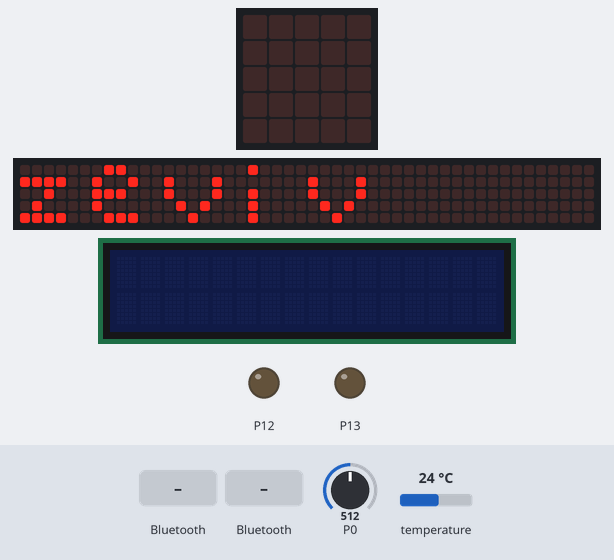
The program below on a simulated BBC micro:bit (MakeCode). On the bench: the board's 5×5 LED display, a strip that is not on the board, showing the scrolling text unrolled, 16×2 character LCD, output pins drawn as LEDs (lit = HIGH). Inputs (shaded band) come from the test bench; at power-on: P0 = 512, temperature 24 °C (analog values on the 0–1023 scale). The 48×5 strip is a reading aid, not a part: it shows the text the display is scrolling, unrolled, one strip-width of it at a time; what the program prints to the serial console is not drawn.

Above: at 5.2 s.
6.7 s: a phone connects over Bluetooth
At 8.1 s:
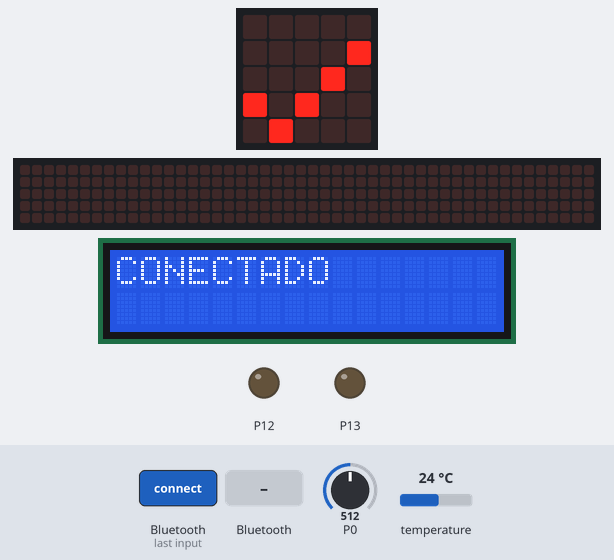
8.8 s: "A" arrives over Bluetooth UART
At 10.0 s:
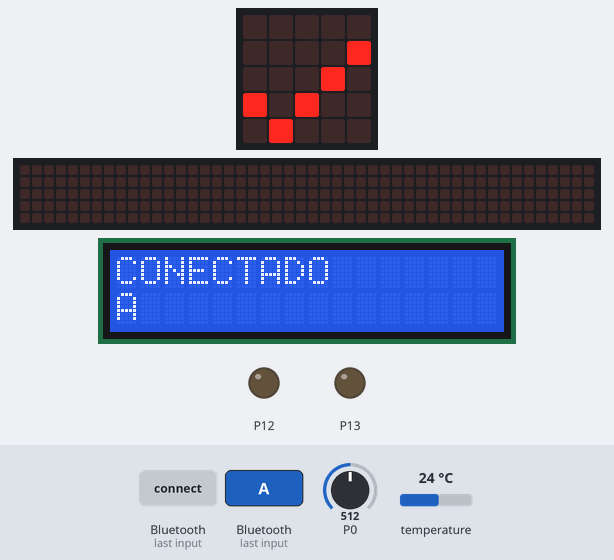
10.3 s: a phone disconnects over Bluetooth
At 12.1 s:
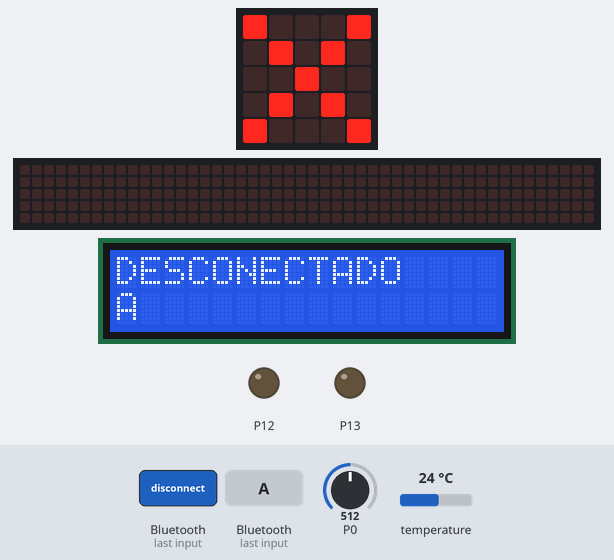
12.4 s: "1" arrives over Bluetooth UART
At 12.9 s:
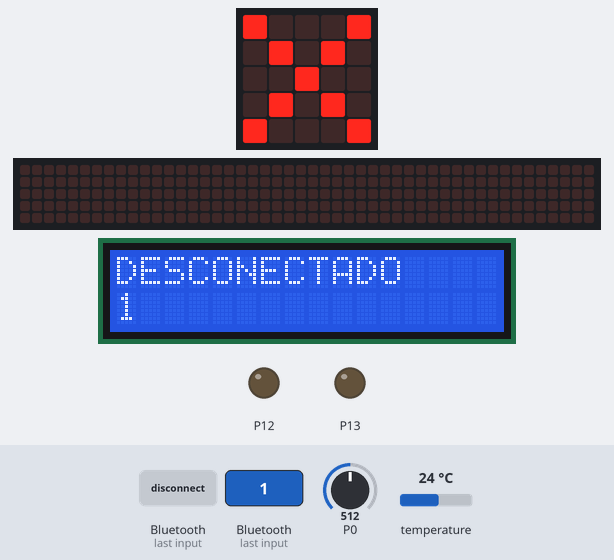
13.9 s: a phone connects over Bluetooth
At 14.8 s:
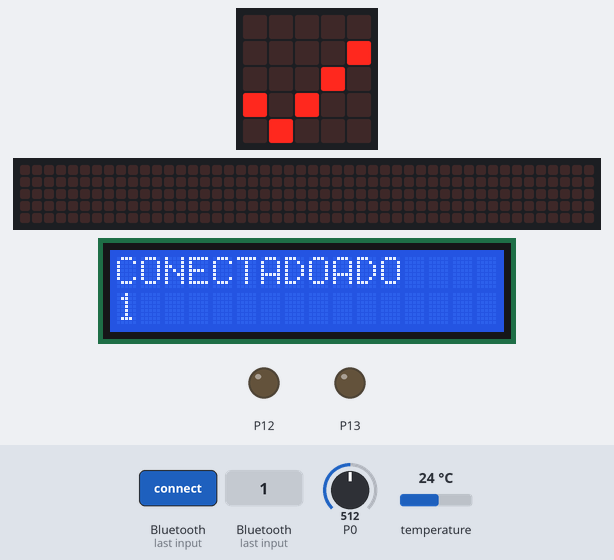
16.0 s: "A" arrives over Bluetooth UART
At 16.8 s:
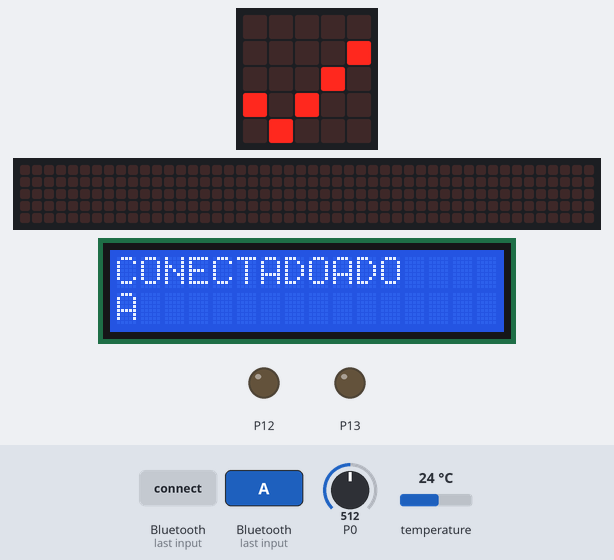
Timing chart, 0 to 18.5 s (numbered marks = the images above; inputs shaded):
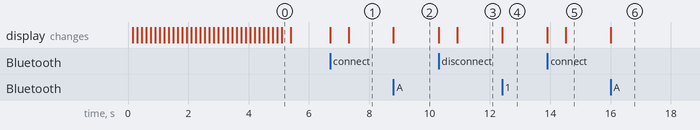

Measured:
- after the input at 6.7 s, the display: first changes at once (image 1 shows a later state)
- after the input at 8.8 s, the display: changes at once (image 2)
- after the input at 10.3 s, the display: first changes at once (image 3 shows a later state)
- after the input at 12.4 s, the display: changes at once (image 4)
- after the input at 13.9 s, the display: first changes at once (image 5 shows a later state)
- after the input at 16.0 s, the display: changes at once (image 6)

The program:

main.ts
```typescript
bluetooth.onBluetoothConnected(function () {
    basic.showIcon(IconNames.Yes)
    I2C_LCD1602.ShowString("CONECTADO", 0, 0)
})
bluetooth.onBluetoothDisconnected(function () {
    basic.showIcon(IconNames.No)
    I2C_LCD1602.ShowString("DESCONECTADO", 0, 0)
})
bluetooth.onUartDataReceived(serial.delimiters(Delimiters.Hash), function () {
    frase = bluetooth.uartReadUntil(serial.delimiters(Delimiters.Hash))
    I2C_LCD1602.ShowString(frase, 0, 1)
    if (frase == "ON") {
        pins.digitalWritePin(DigitalPin.P13, 1)
    }
    if (frase == "OFF") {
        pins.digitalWritePin(DigitalPin.P13, 0)
    }
})
let LLUVIA = 0
let frase = ""
basic.showString(control.deviceName())
I2C_LCD1602.on()
I2C_LCD1602.LcdInit(39)
I2C_LCD1602.BacklightOn()
bluetooth.startUartService()
pins.digitalWritePin(DigitalPin.P12, 0)
pins.digitalWritePin(DigitalPin.P13, 0)
let UMBRAL = 500
loops.everyInterval(1000, function () {
    bluetooth.uartWriteValue("Temperatura ", input.temperature())
    LLUVIA = pins.analogReadPin(AnalogPin.P0)
    if (LLUVIA > UMBRAL) {
        bluetooth.uartWriteLine("ESTA LLOVIENDO")
    }
})
```

test.ts
```typescript
// aquí va el archivo "tests"; esto no se compilará cuando este paquete se utilice como una extensión.
```
